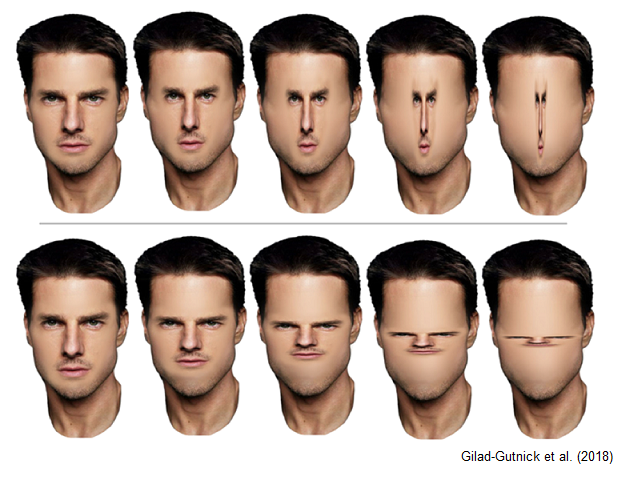
#> input picture DlibAndOpenCV-FaceDetection/fotos/tom_cruise_lol.png, 635 x 489 px, found by its file name
$ jupyter execute face_detection.ipynb
#> lines starting #> are read from the running program, lines starting #| are printed output that depends on the picture
<a href="https://colab.research.google.com/github/lsmanoel/pythonLearningAndDeepLearning/blob/master/pythonLearningAndDeepLearning/DlibAndOpenCV-FaceDetection/face_detection.ipynb" target="_parent"></a>

Hi... in this notes I will shown how to detect faces with different tools present in the Dlib and OpenCV packages.
We will detect diferent faces and place a Bounding Box in each detected face. First we use Haar Cascade technique using only OpenCV package.

The Bounding Box in OpenCV is defined by a reference pixel coordinate (the left top pixel of Box) and the width e hight of the Bounding Box.

LEFT, TOP, WIDTH, HEIGHT.

With this four data we can draw a Bounding Box on the analized image that indicate the detected face.

The Haar Cascade technique consists of detecting the features Haar in the image. The exemple of Haar characteristics (the features Haar) is shown bellow:

Each type of pattern in the analyzed image tends to have a similar amount of features Haar. Soon this technique uses this similarity to identify patterns in the image.
The classification system is composed of a series cascade filter capturing characteristics. Similar to AND logic, for the image to be classified like ¨Detected Object¨, the different features Haar must be correlated with all filters (one filter to each features Haar): F1, F2, F3...
.
These filters are trained with a dataset composed of positive and negative images. The positive images are the patterns that we wish detect and the negative images are the patterns which should not be detected.

Lets TRY... Save the image in your google driver and open this storage with code bellow.

Save this image in your google drive and mount this storage in colab Files workspace:

[cell 1]
from google.colab import drive
drive.mount('/content/gdrive')

You may download the "haarcascade_frontalface_default.xml" from:
https://github.com/lsmanoel/pythonLearningAndDeepLearning/tree/master/DlibAndOpenCV-FaceDetection/resources

This data have the features Haar result of a training with images of frontal faces.

[cell 2]
import cv2
from matplotlib import pyplot as plt

frame = cv2.imread("gdrive/My Drive/Colab Notebooks/face_detection/photos/tom_cruise_lol.png")
#> frame is the input picture: shape (489, 635, 3); mean B, G, R 160.6, 170.7, 188.4
image = cv2.cvtColor(frame, cv2.COLOR_BGR2RGB)

classifier= cv2.CascadeClassifier("gdrive/My Drive/Colab Notebooks/face_detection/resources/haarcascade_frontalface_default.xml")

grayImage = cv2.cvtColor(image, cv2.COLOR_BGR2GRAY)
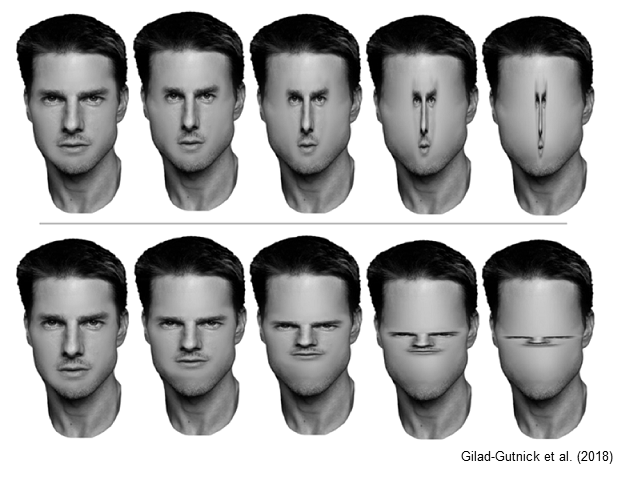
#> grayImage: shape (489, 635); min 0, max 255, mean 169.7
detectedFaces = classifier.detectMultiScale(grayImage, scaleFactor=1.2, minSize=(50,50))
#> detectedFaces = [[135, 279, 111, 111], [136, 53, 108, 108], [495, 308, 89, 89], [17, 53, 115, 115], [253, 53, 111, 111], [17, 279, 113, 113], [253, 281, 107, 107], [482, 54, 112, 112], [367, 53, 119, 119], [366, 273, 119, 119]]

print("Detected Faces: ", len(detectedFaces))
#| Detected Faces:  10
print("Bounding Boxs:")
print("LEFT, TOP, WIDTH, HEIGHT:")
print(detectedFaces)
#| [[135 279 111 111]
#|  [136  53 108 108]
#|  [495 308  89  89]
#|  [ 17  53 115 115]
#|  [253  53 111 111]
#|  [ 17 279 113 113]
#|  [253 281 107 107]
#|  [482  54 112 112]
#|  [367  53 119 119]
#|  [366 273 119 119]]

for (x, y, l, a) in detectedFaces:
    cv2.rectangle(image, (x, y), (x + l, y + a), (0, 255, 0), 2)
#> this loop made 10 passes
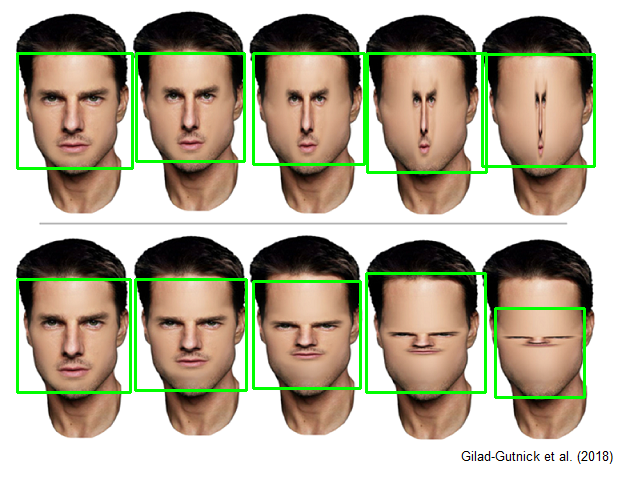
#> image: shape (489, 635, 3); mean R, G, B 180.4, 174.1, 153.5

plt.imshow(image)
plt.show()

$ run again, with DlibAndOpenCV-FaceDetection/fotos/648_oval_celebs.jpg saved as DlibAndOpenCV-FaceDetection/fotos/tom_cruise_lol.png
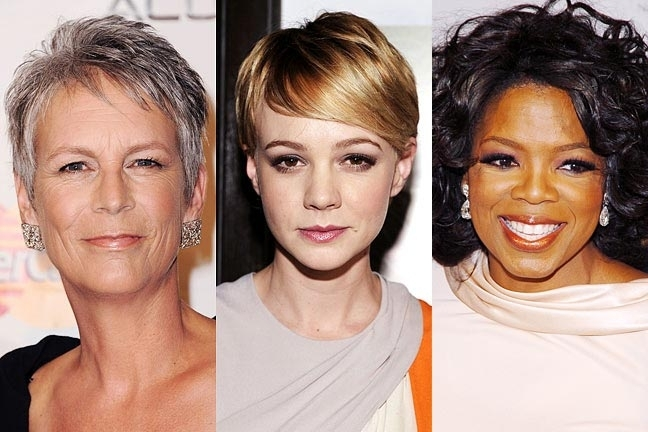
#> input picture DlibAndOpenCV-FaceDetection/fotos/648_oval_celebs.jpg, 648 x 432 px, found by its file name
#> frame is the input picture: shape (432, 648, 3); mean B, G, R 126.5, 139.4, 170.3
#> `grayImage = cv2.cvtColor(image, cv2.COLOR_BGR2GRAY)`:
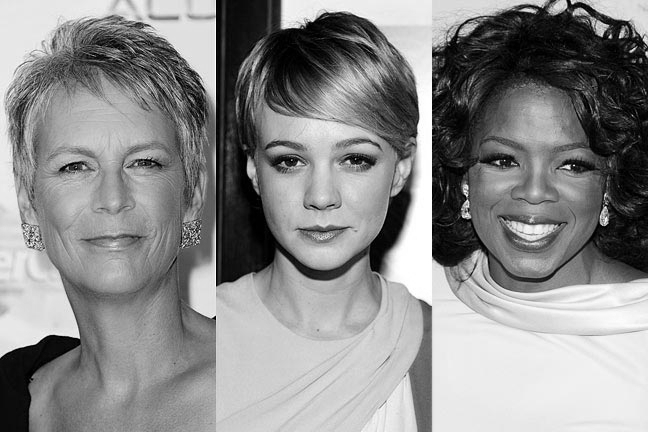
#> grayImage: shape (432, 648); min 0, max 255, mean 139
#> detectedFaces = [[459, 100, 153, 153], [239, 98, 166, 166], [23, 96, 180, 180]]
#| Detected Faces:  3
#| [[459 100 153 153]
#|  [239  98 166 166]
#|  [ 23  96 180 180]]
#> the loop `for (x, y, l, a) in detectedFaces:` made 3 passes
#> after the loop `for (x, y, l, a) in detectedFaces:`:
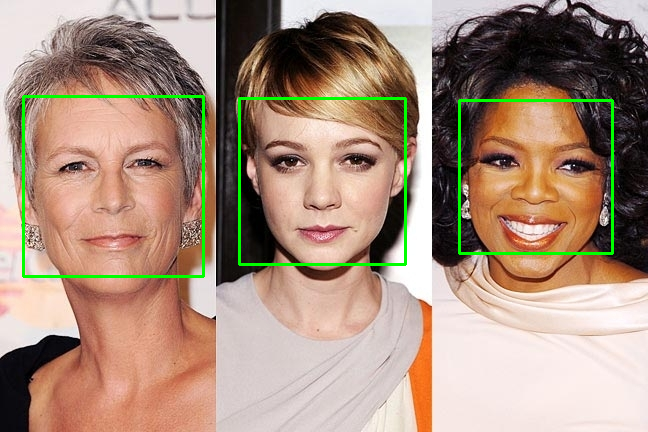
#> image: shape (432, 648, 3); mean R, G, B 167.6, 142.8, 124.8

$ run again, with DlibAndOpenCV-FaceDetection/fotos/9ca3eeb53.jpg saved as DlibAndOpenCV-FaceDetection/fotos/tom_cruise_lol.png
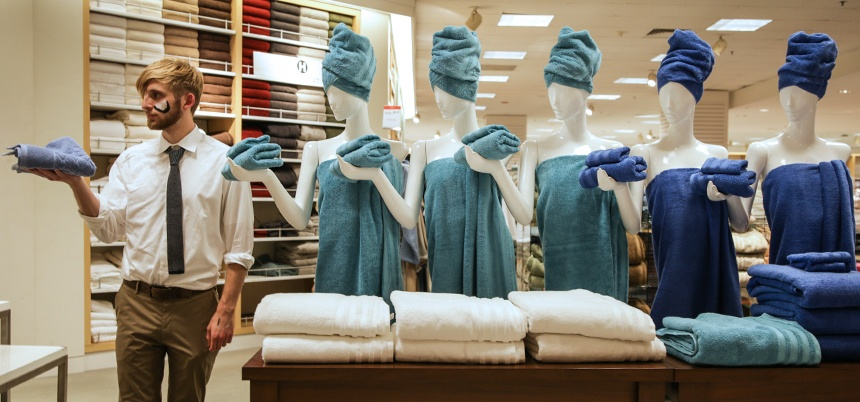
#> input picture DlibAndOpenCV-FaceDetection/fotos/9ca3eeb53.jpg, 860 x 402 px, found by its file name
#> frame is the input picture: shape (402, 860, 3); mean B, G, R 115.1, 126.9, 132
#> `grayImage = cv2.cvtColor(image, cv2.COLOR_BGR2GRAY)`:
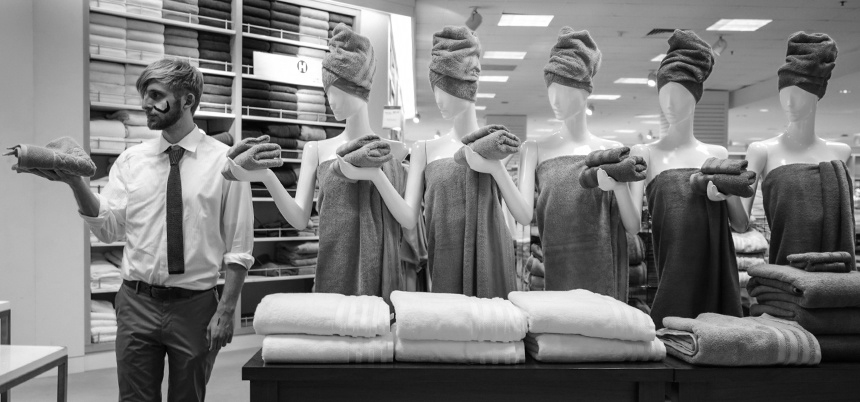
#> grayImage: shape (402, 860); min 0, max 255, mean 123.9
#> detectedFaces = ()
#| Detected Faces:  0
